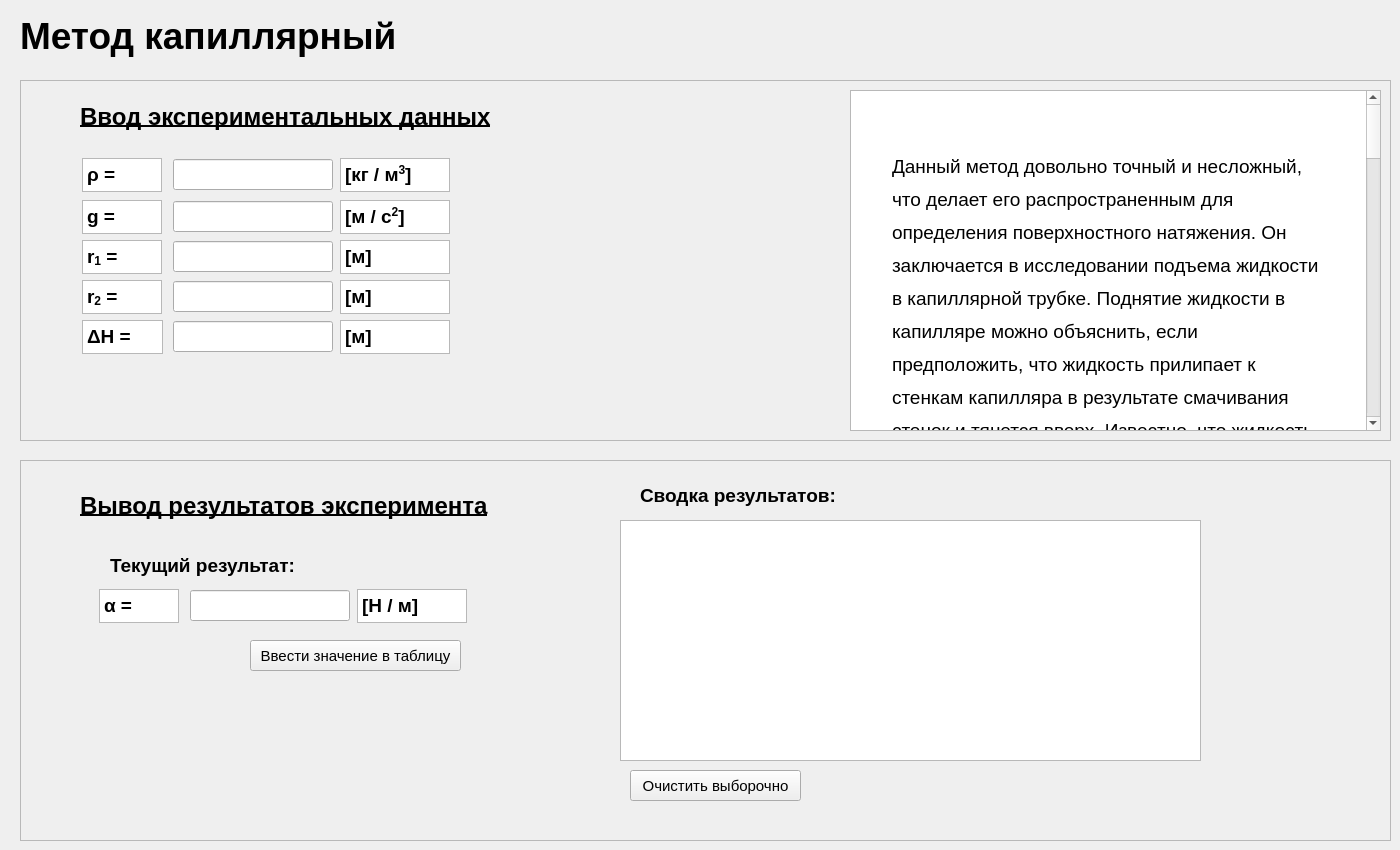
      <widget class="QWidget" name="tab">
       <attribute name="title">
        <string>Метод капиллярный</string>
       </attribute>
       <widget class="QLabel" name="label">
        <property name="geometry">
         <rect>
          <x>20</x>
          <y>10</y>
          <width>411</width>
          <height>51</height>
         </rect>
        </property>
        <property name="font">
         <font>
          <family>Segoe UI</family>
          <pointsize>28</pointsize>
          <weight>75</weight>
          <bold>true</bold>
         </font>
        </property>
        <property name="text">
         <string>Метод капиллярный</string>
        </property>
       </widget>
       <widget class="QFrame" name="frame">
        <property name="geometry">
         <rect>
          <x>20</x>
          <y>80</y>
          <width>1371</width>
          <height>361</height>
         </rect>
        </property>
        <property name="frameShape">
         <enum>QFrame::StyledPanel</enum>
        </property>
        <property name="frameShadow">
         <enum>QFrame::Raised</enum>
        </property>
        <widget class="QLabel" name="label_2">
         <property name="geometry">
          <rect>
           <x>60</x>
           <y>21</y>
           <width>421</width>
           <height>31</height>
          </rect>
         </property>
         <property name="font">
          <font>
           <family>Segoe UI</family>
           <pointsize>18</pointsize>
           <weight>75</weight>
           <bold>true</bold>
           <underline>true</underline>
          </font>
         </property>
         <property name="text">
          <string>Ввод экспериментальных данных</string>
         </property>
        </widget>
        <widget class="QLineEdit" name="lineEdit">
         <property name="geometry">
          <rect>
           <x>153</x>
           <y>79</y>
           <width>160</width>
           <height>31</height>
          </rect>
         </property>
         <property name="font">
          <font>
           <family>Segoe UI</family>
           <pointsize>14</pointsize>
           <underline>false</underline>
          </font>
         </property>
         <property name="text">
          <string/>
         </property>
        </widget>
        <widget class="QTextBrowser" name="textBrowser_2">
         <property name="geometry">
          <rect>
           <x>320</x>
           <y>78</y>
           <width>110</width>
           <height>34</height>
          </rect>
         </property>
         <property name="html">
          <string>&lt;!DOCTYPE HTML PUBLIC &quot;-//W3C//DTD HTML 4.0//EN&quot; &quot;http://www.w3.org/TR/REC-html40/strict.dtd&quot;&gt;
&lt;html&gt;&lt;head&gt;&lt;meta name=&quot;qrichtext&quot; content=&quot;1&quot; /&gt;&lt;style type=&quot;text/css&quot;&gt;
p, li { white-space: pre-wrap; }
&lt;/style&gt;&lt;/head&gt;&lt;body style=&quot; font-family:'MS Shell Dlg 2'; font-size:8.25pt; font-weight:400; font-style:normal;&quot;&gt;
&lt;p style=&quot; margin-top:0px; margin-bottom:0px; margin-left:0px; margin-right:0px; -qt-block-indent:0; text-indent:0px;&quot;&gt;&lt;span style=&quot; font-size:14pt; font-weight:600;&quot;&gt;[кг / м&lt;/span&gt;&lt;span style=&quot; font-size:14pt; font-weight:600; vertical-align:super;&quot;&gt;3&lt;/span&gt;&lt;span style=&quot; font-size:14pt; font-weight:600;&quot;&gt;]&lt;/span&gt;&lt;/p&gt;&lt;/body&gt;&lt;/html&gt;</string>
         </property>
        </widget>
        <widget class="QTextBrowser" name="textBrowser_3">
         <property name="geometry">
          <rect>
           <x>62</x>
           <y>78</y>
           <width>80</width>
           <height>34</height>
          </rect>
         </property>
         <property name="html">
          <string>&lt;!DOCTYPE HTML PUBLIC &quot;-//W3C//DTD HTML 4.0//EN&quot; &quot;http://www.w3.org/TR/REC-html40/strict.dtd&quot;&gt;
&lt;html&gt;&lt;head&gt;&lt;meta name=&quot;qrichtext&quot; content=&quot;1&quot; /&gt;&lt;style type=&quot;text/css&quot;&gt;
p, li { white-space: pre-wrap; }
&lt;/style&gt;&lt;/head&gt;&lt;body style=&quot; font-family:'MS Shell Dlg 2'; font-size:8.25pt; font-weight:400; font-style:normal;&quot;&gt;
&lt;p style=&quot; margin-top:0px; margin-bottom:0px; margin-left:0px; margin-right:0px; -qt-block-indent:0; text-indent:0px;&quot;&gt;&lt;span style=&quot; font-size:14pt; font-weight:600;&quot;&gt;ρ = &lt;/span&gt;&lt;/p&gt;&lt;/body&gt;&lt;/html&gt;</string>
         </property>
        </widget>
        <widget class="QTextBrowser" name="textBrowser_4">
         <property name="geometry">
          <rect>
           <x>320</x>
           <y>120</y>
           <width>110</width>
           <height>34</height>
          </rect>
         </property>
         <property name="html">
          <string>&lt;!DOCTYPE HTML PUBLIC &quot;-//W3C//DTD HTML 4.0//EN&quot; &quot;http://www.w3.org/TR/REC-html40/strict.dtd&quot;&gt;
&lt;html&gt;&lt;head&gt;&lt;meta name=&quot;qrichtext&quot; content=&quot;1&quot; /&gt;&lt;style type=&quot;text/css&quot;&gt;
p, li { white-space: pre-wrap; }
&lt;/style&gt;&lt;/head&gt;&lt;body style=&quot; font-family:'MS Shell Dlg 2'; font-size:8.25pt; font-weight:400; font-style:normal;&quot;&gt;
&lt;p style=&quot; margin-top:0px; margin-bottom:0px; margin-left:0px; margin-right:0px; -qt-block-indent:0; text-indent:0px;&quot;&gt;&lt;span style=&quot; font-size:14pt; font-weight:600;&quot;&gt;[м / с&lt;/span&gt;&lt;span style=&quot; font-size:14pt; font-weight:600; vertical-align:super;&quot;&gt;2&lt;/span&gt;&lt;span style=&quot; font-size:14pt; font-weight:600;&quot;&gt;]&lt;/span&gt;&lt;/p&gt;&lt;/body&gt;&lt;/html&gt;</string>
         </property>
        </widget>
        <widget class="QTextBrowser" name="textBrowser_5">
         <property name="geometry">
          <rect>
           <x>62</x>
           <y>120</y>
           <width>80</width>
           <height>34</height>
          </rect>
         </property>
         <property name="html">
          <string>&lt;!DOCTYPE HTML PUBLIC &quot;-//W3C//DTD HTML 4.0//EN&quot; &quot;http://www.w3.org/TR/REC-html40/strict.dtd&quot;&gt;
&lt;html&gt;&lt;head&gt;&lt;meta name=&quot;qrichtext&quot; content=&quot;1&quot; /&gt;&lt;style type=&quot;text/css&quot;&gt;
p, li { white-space: pre-wrap; }
&lt;/style&gt;&lt;/head&gt;&lt;body style=&quot; font-family:'MS Shell Dlg 2'; font-size:8.25pt; font-weight:400; font-style:normal;&quot;&gt;
&lt;p style=&quot; margin-top:0px; margin-bottom:0px; margin-left:0px; margin-right:0px; -qt-block-indent:0; text-indent:0px;&quot;&gt;&lt;span style=&quot; font-size:14pt; font-weight:600;&quot;&gt;g = &lt;/span&gt;&lt;/p&gt;&lt;/body&gt;&lt;/html&gt;</string>
         </property>
        </widget>
        <widget class="QLineEdit" name="lineEdit_2">
         <property name="geometry">
          <rect>
           <x>153</x>
           <y>121</y>
           <width>160</width>
           <height>31</height>
          </rect>
         </property>
         <property name="font">
          <font>
           <family>Segoe UI</family>
           <pointsize>14</pointsize>
           <underline>false</underline>
          </font>
         </property>
         <property name="text">
          <string/>
         </property>
        </widget>
        <widget class="QTextBrowser" name="textBrowser_6">
         <property name="geometry">
          <rect>
           <x>320</x>
           <y>160</y>
           <width>110</width>
           <height>34</height>
          </rect>
         </property>
         <property name="html">
          <string>&lt;!DOCTYPE HTML PUBLIC &quot;-//W3C//DTD HTML 4.0//EN&quot; &quot;http://www.w3.org/TR/REC-html40/strict.dtd&quot;&gt;
&lt;html&gt;&lt;head&gt;&lt;meta name=&quot;qrichtext&quot; content=&quot;1&quot; /&gt;&lt;style type=&quot;text/css&quot;&gt;
p, li { white-space: pre-wrap; }
&lt;/style&gt;&lt;/head&gt;&lt;body style=&quot; font-family:'MS Shell Dlg 2'; font-size:8.25pt; font-weight:400; font-style:normal;&quot;&gt;
&lt;p style=&quot; margin-top:0px; margin-bottom:0px; margin-left:0px; margin-right:0px; -qt-block-indent:0; text-indent:0px;&quot;&gt;&lt;span style=&quot; font-size:14pt; font-weight:600;&quot;&gt;[м]&lt;/span&gt;&lt;/p&gt;&lt;/body&gt;&lt;/html&gt;</string>
         </property>
        </widget>
        <widget class="QTextBrowser" name="textBrowser_7">
         <property name="geometry">
          <rect>
           <x>62</x>
           <y>160</y>
           <width>80</width>
           <height>34</height>
          </rect>
         </property>
         <property name="html">
          <string>&lt;!DOCTYPE HTML PUBLIC &quot;-//W3C//DTD HTML 4.0//EN&quot; &quot;http://www.w3.org/TR/REC-html40/strict.dtd&quot;&gt;
&lt;html&gt;&lt;head&gt;&lt;meta name=&quot;qrichtext&quot; content=&quot;1&quot; /&gt;&lt;style type=&quot;text/css&quot;&gt;
p, li { white-space: pre-wrap; }
&lt;/style&gt;&lt;/head&gt;&lt;body style=&quot; font-family:'MS Shell Dlg 2'; font-size:8.25pt; font-weight:400; font-style:normal;&quot;&gt;
&lt;p style=&quot; margin-top:0px; margin-bottom:0px; margin-left:0px; margin-right:0px; -qt-block-indent:0; text-indent:0px;&quot;&gt;&lt;span style=&quot; font-size:14pt; font-weight:600;&quot;&gt;r&lt;/span&gt;&lt;span style=&quot; font-size:14pt; font-weight:600; vertical-align:sub;&quot;&gt;1&lt;/span&gt;&lt;span style=&quot; font-size:14pt; font-weight:600;&quot;&gt; = &lt;/span&gt;&lt;/p&gt;&lt;/body&gt;&lt;/html&gt;</string>
         </property>
        </widget>
        <widget class="QLineEdit" name="lineEdit_3">
         <property name="geometry">
          <rect>
           <x>153</x>
           <y>161</y>
           <width>160</width>
           <height>31</height>
          </rect>
         </property>
         <property name="font">
          <font>
           <family>Segoe UI</family>
           <pointsize>14</pointsize>
           <underline>false</underline>
          </font>
         </property>
         <property name="text">
          <string/>
         </property>
        </widget>
        <widget class="QTextBrowser" name="textBrowser_8">
         <property name="geometry">
          <rect>
           <x>320</x>
           <y>200</y>
           <width>110</width>
           <height>34</height>
          </rect>
         </property>
         <property name="html">
          <string>&lt;!DOCTYPE HTML PUBLIC &quot;-//W3C//DTD HTML 4.0//EN&quot; &quot;http://www.w3.org/TR/REC-html40/strict.dtd&quot;&gt;
&lt;html&gt;&lt;head&gt;&lt;meta name=&quot;qrichtext&quot; content=&quot;1&quot; /&gt;&lt;style type=&quot;text/css&quot;&gt;
p, li { white-space: pre-wrap; }
&lt;/style&gt;&lt;/head&gt;&lt;body style=&quot; font-family:'MS Shell Dlg 2'; font-size:8.25pt; font-weight:400; font-style:normal;&quot;&gt;
&lt;p style=&quot; margin-top:0px; margin-bottom:0px; margin-left:0px; margin-right:0px; -qt-block-indent:0; text-indent:0px;&quot;&gt;&lt;span style=&quot; font-size:14pt; font-weight:600;&quot;&gt;[м]&lt;/span&gt;&lt;/p&gt;&lt;/body&gt;&lt;/html&gt;</string>
         </property>
        </widget>
        <widget class="QTextBrowser" name="textBrowser_9">
         <property name="geometry">
          <rect>
           <x>62</x>
           <y>200</y>
           <width>80</width>
           <height>34</height>
          </rect>
         </property>
         <property name="html">
          <string>&lt;!DOCTYPE HTML PUBLIC &quot;-//W3C//DTD HTML 4.0//EN&quot; &quot;http://www.w3.org/TR/REC-html40/strict.dtd&quot;&gt;
&lt;html&gt;&lt;head&gt;&lt;meta name=&quot;qrichtext&quot; content=&quot;1&quot; /&gt;&lt;style type=&quot;text/css&quot;&gt;
p, li { white-space: pre-wrap; }
&lt;/style&gt;&lt;/head&gt;&lt;body style=&quot; font-family:'MS Shell Dlg 2'; font-size:8.25pt; font-weight:400; font-style:normal;&quot;&gt;
&lt;p style=&quot; margin-top:0px; margin-bottom:0px; margin-left:0px; margin-right:0px; -qt-block-indent:0; text-indent:0px;&quot;&gt;&lt;span style=&quot; font-size:14pt; font-weight:600;&quot;&gt;r&lt;/span&gt;&lt;span style=&quot; font-size:14pt; font-weight:600; vertical-align:sub;&quot;&gt;2&lt;/span&gt;&lt;span style=&quot; font-size:14pt; font-weight:600;&quot;&gt; = &lt;/span&gt;&lt;/p&gt;&lt;/body&gt;&lt;/html&gt;</string>
         </property>
        </widget>
        <widget class="QLineEdit" name="lineEdit_4">
         <property name="geometry">
          <rect>
           <x>153</x>
           <y>201</y>
           <width>160</width>
           <height>31</height>
          </rect>
         </property>
         <property name="font">
          <font>
           <family>Segoe UI</family>
           <pointsize>14</pointsize>
           <underline>false</underline>
          </font>
         </property>
         <property name="text">
          <string/>
         </property>
        </widget>
        <widget class="QTextBrowser" name="textBrowser_10">
         <property name="geometry">
          <rect>
           <x>320</x>
           <y>240</y>
           <width>110</width>
           <height>34</height>
          </rect>
         </property>
         <property name="html">
          <string>&lt;!DOCTYPE HTML PUBLIC &quot;-//W3C//DTD HTML 4.0//EN&quot; &quot;http://www.w3.org/TR/REC-html40/strict.dtd&quot;&gt;
&lt;html&gt;&lt;head&gt;&lt;meta name=&quot;qrichtext&quot; content=&quot;1&quot; /&gt;&lt;style type=&quot;text/css&quot;&gt;
p, li { white-space: pre-wrap; }
&lt;/style&gt;&lt;/head&gt;&lt;body style=&quot; font-family:'MS Shell Dlg 2'; font-size:8.25pt; font-weight:400; font-style:normal;&quot;&gt;
&lt;p style=&quot; margin-top:0px; margin-bottom:0px; margin-left:0px; margin-right:0px; -qt-block-indent:0; text-indent:0px;&quot;&gt;&lt;span style=&quot; font-size:14pt; font-weight:600;&quot;&gt;[м]&lt;/span&gt;&lt;/p&gt;&lt;/body&gt;&lt;/html&gt;</string>
         </property>
        </widget>
        <widget class="QTextBrowser" name="textBrowser_11">
         <property name="geometry">
          <rect>
           <x>62</x>
           <y>240</y>
           <width>81</width>
           <height>34</height>
          </rect>
         </property>
         <property name="html">
          <string>&lt;!DOCTYPE HTML PUBLIC &quot;-//W3C//DTD HTML 4.0//EN&quot; &quot;http://www.w3.org/TR/REC-html40/strict.dtd&quot;&gt;
&lt;html&gt;&lt;head&gt;&lt;meta name=&quot;qrichtext&quot; content=&quot;1&quot; /&gt;&lt;style type=&quot;text/css&quot;&gt;
p, li { white-space: pre-wrap; }
&lt;/style&gt;&lt;/head&gt;&lt;body style=&quot; font-family:'MS Shell Dlg 2'; font-size:8.25pt; font-weight:400; font-style:normal;&quot;&gt;
&lt;p style=&quot; margin-top:0px; margin-bottom:0px; margin-left:0px; margin-right:0px; -qt-block-indent:0; text-indent:0px;&quot;&gt;&lt;span style=&quot; font-family:'Times New Roman','serif'; font-size:14pt; font-weight:600; color:#000000;&quot;&gt;ΔH&lt;/span&gt;&lt;span style=&quot; font-size:14pt; font-weight:600;&quot;&gt; = &lt;/span&gt;&lt;/p&gt;&lt;/body&gt;&lt;/html&gt;</string>
         </property>
        </widget>
        <widget class="QLineEdit" name="lineEdit_5">
         <property name="geometry">
          <rect>
           <x>153</x>
           <y>241</y>
           <width>160</width>
           <height>31</height>
          </rect>
         </property>
         <property name="font">
          <font>
           <family>Segoe UI</family>
           <pointsize>14</pointsize>
           <underline>false</underline>
          </font>
         </property>
         <property name="text">
          <string/>
         </property>
        </widget>
        <widget class="QTextBrowser" name="textBrowser_122">
         <property name="geometry">
          <rect>
           <x>830</x>
           <y>10</y>
           <width>531</width>
           <height>341</height>
          </rect>
         </property>
         <property name="html">
          <string>&lt;!DOCTYPE HTML PUBLIC &quot;-//W3C//DTD HTML 4.0//EN&quot; &quot;http://www.w3.org/TR/REC-html40/strict.dtd&quot;&gt;
&lt;html&gt;&lt;head&gt;&lt;meta name=&quot;qrichtext&quot; content=&quot;1&quot; /&gt;&lt;title&gt;Капиллярный метод определения поверхностного натяжения&lt;/title&gt;&lt;style type=&quot;text/css&quot;&gt;
p, li { white-space: pre-wrap; }
&lt;/style&gt;&lt;/head&gt;&lt;body style=&quot; font-family:'MS Shell Dlg 2'; font-size:8.25pt; font-weight:400; font-style:normal;&quot; bgcolor=&quot;#ffffff&quot;&gt;
&lt;p style=&quot;-qt-paragraph-type:empty; margin-top:40px; margin-bottom:21px; margin-left:37px; margin-right:37px; -qt-block-indent:0; text-indent:0px; line-height:150%;&quot;&gt;&lt;br /&gt;&lt;/p&gt;
&lt;p style=&quot; margin-top:40px; margin-bottom:21px; margin-left:37px; margin-right:37px; -qt-block-indent:0; text-indent:0px; line-height:150%;&quot;&gt;&lt;span style=&quot; font-family:'Times New Roman','Times','serif'; font-size:14pt; color:#000000;&quot;&gt;Данный метод довольно точный и несложный, что делает его распространенным для определения поверхностного натяжения. Он заключается в исследовании подъема жидкости в капиллярной трубке. Поднятие жидкости в капилляре можно объяснить, если предположить, что жидкость прилипает к стенкам капилляра в результате смачивания стенок и тянется вверх. Известно, что жидкость поднимется или опустится до того уровня, пока добавочное давление под мениском не уравновесит гидростатический вес столба жидкости. &lt;/span&gt;&lt;/p&gt;
&lt;p style=&quot; margin-top:0px; margin-bottom:21px; margin-left:37px; margin-right:37px; -qt-block-indent:0; text-indent:0px; line-height:150%;&quot;&gt;&lt;span style=&quot; font-family:'Times New Roman','Times','serif'; font-size:14pt; color:#000000;&quot;&gt;Если жидкость полностью смачивает поверхность капилляра, то радиус кривизны мениска \( R \) совпадает с внутренним радиусом капилляра \( r \). В соответствии с формулой Лапласа имеем &lt;/span&gt;&lt;/p&gt;
&lt;p align=&quot;center&quot; style=&quot; margin-top:25px; margin-bottom:25px; margin-left:37px; margin-right:37px; -qt-block-indent:0; text-indent:0px; line-height:150%;&quot;&gt;&lt;span style=&quot; font-family:'Times New Roman','Times','serif'; font-size:14pt; color:#000000;&quot;&gt;\[ \Delta P = \frac{2\alpha}{R} = \frac{2\alpha}{r} \] &lt;/span&gt;&lt;/p&gt;
&lt;p style=&quot; margin-top:0px; margin-bottom:21px; margin-left:37px; margin-right:37px; -qt-block-indent:0; text-indent:0px; line-height:150%;&quot;&gt;&lt;span style=&quot; font-family:'Times New Roman','Times','serif'; font-size:14pt; color:#000000;&quot;&gt;Тогда из равенства добавочного давления \( \Delta P \) и гидростатического давления \( P = \rho g h \) получаем &lt;/span&gt;&lt;/p&gt;
&lt;p align=&quot;center&quot; style=&quot; margin-top:25px; margin-bottom:25px; margin-left:37px; margin-right:37px; -qt-block-indent:0; text-indent:0px; line-height:150%;&quot;&gt;&lt;span style=&quot; font-family:'Times New Roman','Times','serif'; font-size:14pt; color:#000000;&quot;&gt;\[ \Delta P = \frac{2\alpha}{r} = \rho g h \] &lt;/span&gt;&lt;/p&gt;
&lt;p style=&quot; margin-top:0px; margin-bottom:21px; margin-left:37px; margin-right:37px; -qt-block-indent:0; text-indent:0px; line-height:150%;&quot;&gt;&lt;span style=&quot; font-family:'Times New Roman','Times','serif'; font-size:14pt; color:#000000;&quot;&gt;где \( \rho \) – плотность жидкости, \( g \) – ускорение силы тяжести, \( h \) – высота ее поднятия в капилляре, \( \alpha \) – коэффициент поверхностного натяжения жидкости. Определяем \( \alpha \) через добавочное давление: &lt;/span&gt;&lt;/p&gt;
&lt;p align=&quot;center&quot; style=&quot; margin-top:25px; margin-bottom:25px; margin-left:37px; margin-right:37px; -qt-block-indent:0; text-indent:0px; line-height:150%;&quot;&gt;&lt;span style=&quot; font-family:'Times New Roman','Times','serif'; font-size:14pt; color:#000000;&quot;&gt;\[ \alpha = \frac{1}{2} \rho g h r \] &lt;/span&gt;&lt;/p&gt;
&lt;p style=&quot; margin-top:0px; margin-bottom:21px; margin-left:37px; margin-right:37px; -qt-block-indent:0; text-indent:0px; line-height:150%;&quot;&gt;&lt;span style=&quot; font-family:'Times New Roman','Times','serif'; font-size:14pt; color:#000000;&quot;&gt;При проведении опыта с двумя капиллярами, радиусы которых \( r_1 \) и \( r_2 \), коэффициент поверхностного натяжения будет равен: &lt;/span&gt;&lt;/p&gt;
&lt;p align=&quot;center&quot; style=&quot; margin-top:25px; margin-bottom:25px; margin-left:37px; margin-right:37px; -qt-block-indent:0; text-indent:0px; line-height:150%;&quot;&gt;&lt;span style=&quot; font-family:'Times New Roman','Times','serif'; font-size:14pt; color:#000000;&quot;&gt;\[ \alpha = \frac{1}{2} \rho g h_1 r_1 = \frac{1}{2} \rho g h_2 r_2 \] &lt;/span&gt;&lt;/p&gt;
&lt;p style=&quot; margin-top:0px; margin-bottom:21px; margin-left:37px; margin-right:37px; -qt-block-indent:0; text-indent:0px; line-height:150%;&quot;&gt;&lt;span style=&quot; font-family:'Times New Roman','Times','serif'; font-size:14pt; color:#000000;&quot;&gt;Отсюда получаем &lt;/span&gt;&lt;/p&gt;
&lt;p align=&quot;center&quot; style=&quot; margin-top:25px; margin-bottom:25px; margin-left:37px; margin-right:37px; -qt-block-indent:0; text-indent:0px; line-height:150%;&quot;&gt;&lt;span style=&quot; font-family:'Times New Roman','Times','serif'; font-size:14pt; color:#000000;&quot;&gt;\[ h_1 - h_2 = \Delta H = \frac{2\alpha}{\rho g r_1} - \frac{2\alpha}{\rho g r_2} \] &lt;/span&gt;&lt;/p&gt;
&lt;p style=&quot; margin-top:0px; margin-bottom:21px; margin-left:37px; margin-right:37px; -qt-block-indent:0; text-indent:0px; line-height:150%;&quot;&gt;&lt;span style=&quot; font-family:'Times New Roman','Times','serif'; font-size:14pt; color:#000000;&quot;&gt;Следовательно, окончательная формула для расчета коэффициента поверхностного натяжения в этом случае будет иметь следующий вид: &lt;/span&gt;&lt;/p&gt;
&lt;p align=&quot;center&quot; style=&quot; margin-top:25px; margin-bottom:25px; margin-left:37px; margin-right:37px; -qt-block-indent:0; text-indent:0px; line-height:150%;&quot;&gt;&lt;span style=&quot; font-family:'Times New Roman','Times','serif'; font-size:14pt; color:#000000;&quot;&gt;\[ \alpha = \frac{\rho g r_1 r_2}{2 (r_2 - r_1)} \Delta H \] &lt;/span&gt;&lt;/p&gt;
&lt;p style=&quot; margin-top:0px; margin-bottom:21px; margin-left:37px; margin-right:37px; -qt-block-indent:0; text-indent:0px; line-height:150%;&quot;&gt;&lt;span style=&quot; font-family:'Times New Roman','Times','serif'; font-size:14pt; color:#000000;&quot;&gt;где \( \Delta H \) – разность отсчетов между нижними и верхними краями менисков в капиллярах. &lt;/span&gt;&lt;/p&gt;&lt;/body&gt;&lt;/html&gt;</string>
         </property>
        </widget>
       </widget>
       <widget class="QFrame" name="frame_2">
        <property name="geometry">
         <rect>
          <x>20</x>
          <y>460</y>
          <width>1371</width>
          <height>381</height>
         </rect>
        </property>
        <property name="frameShape">
         <enum>QFrame::StyledPanel</enum>
        </property>
        <property name="frameShadow">
         <enum>QFrame::Raised</enum>
        </property>
        <widget class="QLabel" name="label_3">
         <property name="geometry">
          <rect>
           <x>60</x>
           <y>30</y>
           <width>411</width>
           <height>31</height>
          </rect>
         </property>
         <property name="font">
          <font>
           <family>Segoe UI</family>
           <pointsize>18</pointsize>
           <weight>75</weight>
           <bold>true</bold>
           <underline>true</underline>
          </font>
         </property>
         <property name="text">
          <string>Вывод результатов эксперимента</string>
         </property>
        </widget>
        <widget class="QLabel" name="label_4">
         <property name="geometry">
          <rect>
           <x>90</x>
           <y>90</y>
           <width>201</width>
           <height>31</height>
          </rect>
         </property>
         <property name="font">
          <font>
           <family>Segoe UI</family>
           <pointsize>14</pointsize>
           <weight>75</weight>
           <bold>true</bold>
           <underline>false</underline>
          </font>
         </property>
         <property name="text">
          <string>Текущий результат:</string>
         </property>
        </widget>
        <widget class="QTextBrowser" name="textBrowser_12">
         <property name="geometry">
          <rect>
           <x>337</x>
           <y>129</y>
           <width>110</width>
           <height>34</height>
          </rect>
         </property>
         <property name="html">
          <string>&lt;!DOCTYPE HTML PUBLIC &quot;-//W3C//DTD HTML 4.0//EN&quot; &quot;http://www.w3.org/TR/REC-html40/strict.dtd&quot;&gt;
&lt;html&gt;&lt;head&gt;&lt;meta name=&quot;qrichtext&quot; content=&quot;1&quot; /&gt;&lt;style type=&quot;text/css&quot;&gt;
p, li { white-space: pre-wrap; }
&lt;/style&gt;&lt;/head&gt;&lt;body style=&quot; font-family:'MS Shell Dlg 2'; font-size:8.25pt; font-weight:400; font-style:normal;&quot;&gt;
&lt;p style=&quot; margin-top:0px; margin-bottom:0px; margin-left:0px; margin-right:0px; -qt-block-indent:0; text-indent:0px;&quot;&gt;&lt;span style=&quot; font-size:14pt; font-weight:600;&quot;&gt;[Н / м]&lt;/span&gt;&lt;/p&gt;&lt;/body&gt;&lt;/html&gt;</string>
         </property>
        </widget>
        <widget class="QTextBrowser" name="textBrowser_13">
         <property name="geometry">
          <rect>
           <x>79</x>
           <y>129</y>
           <width>80</width>
           <height>34</height>
          </rect>
         </property>
         <property name="html">
          <string>&lt;!DOCTYPE HTML PUBLIC &quot;-//W3C//DTD HTML 4.0//EN&quot; &quot;http://www.w3.org/TR/REC-html40/strict.dtd&quot;&gt;
&lt;html&gt;&lt;head&gt;&lt;meta name=&quot;qrichtext&quot; content=&quot;1&quot; /&gt;&lt;style type=&quot;text/css&quot;&gt;
p, li { white-space: pre-wrap; }
&lt;/style&gt;&lt;/head&gt;&lt;body style=&quot; font-family:'MS Shell Dlg 2'; font-size:8.25pt; font-weight:400; font-style:normal;&quot;&gt;
&lt;p style=&quot; margin-top:0px; margin-bottom:0px; margin-left:0px; margin-right:0px; -qt-block-indent:0; text-indent:0px;&quot;&gt;&lt;span style=&quot; font-size:14pt; font-weight:600;&quot;&gt;α = &lt;/span&gt;&lt;/p&gt;&lt;/body&gt;&lt;/html&gt;</string>
         </property>
        </widget>
        <widget class="QLineEdit" name="lineEdit_6">
         <property name="geometry">
          <rect>
           <x>170</x>
           <y>130</y>
           <width>160</width>
           <height>31</height>
          </rect>
         </property>
         <property name="font">
          <font>
           <family>Segoe UI</family>
           <pointsize>14</pointsize>
           <underline>false</underline>
          </font>
         </property>
         <property name="text">
          <string/>
         </property>
        </widget>
        <widget class="QPushButton" name="pushButton">
         <property name="geometry">
          <rect>
           <x>230</x>
           <y>180</y>
           <width>211</width>
           <height>31</height>
          </rect>
         </property>
         <property name="font">
          <font>
           <family>Segoe UI</family>
           <pointsize>11</pointsize>
          </font>
         </property>
         <property name="text">
          <string>Ввести значение в таблицу</string>
         </property>
        </widget>
        <widget class="QLabel" name="label_5">
         <property name="geometry">
          <rect>
           <x>620</x>
           <y>20</y>
           <width>201</width>
           <height>31</height>
          </rect>
         </property>
         <property name="font">
          <font>
           <family>Segoe UI</family>
           <pointsize>14</pointsize>
           <weight>75</weight>
           <bold>true</bold>
           <underline>false</underline>
          </font>
         </property>
         <property name="text">
          <string>Сводка результатов:</string>
         </property>
        </widget>
        <widget class="QPushButton" name="pushButton_12">
         <property name="geometry">
          <rect>
           <x>610</x>
           <y>310</y>
           <width>171</width>
           <height>31</height>
          </rect>
         </property>
         <property name="font">
          <font>
           <family>Segoe UI</family>
           <pointsize>11</pointsize>
          </font>
         </property>
         <property name="text">
          <string>Очистить выборочно</string>
         </property>
        </widget>
        <widget class="Tables" name="tableView_11">
         <property name="geometry">
          <rect>
           <x>600</x>
           <y>60</y>
           <width>581</width>
           <height>241</height>
          </rect>
         </property>
        </widget>
       </widget>
       <zorder>frame</zorder>
       <zorder>label</zorder>
       <zorder>frame_2</zorder>
      </widget>
